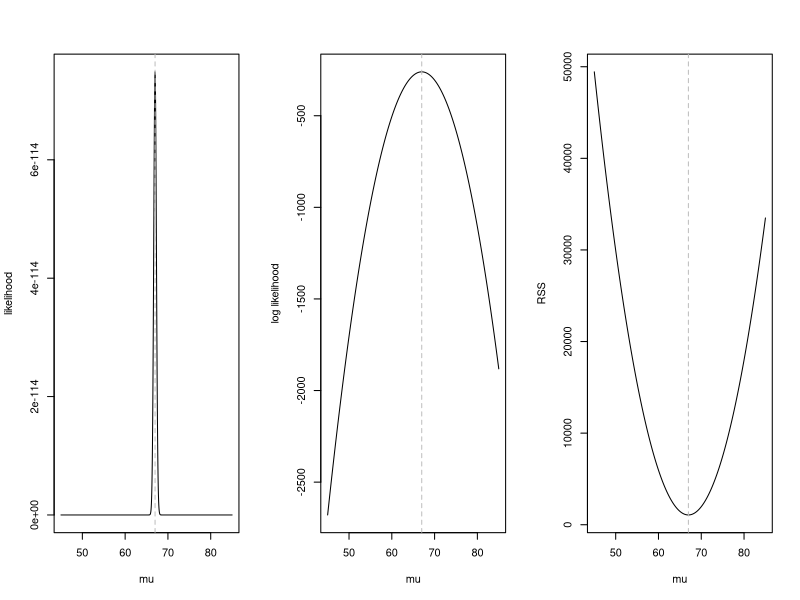
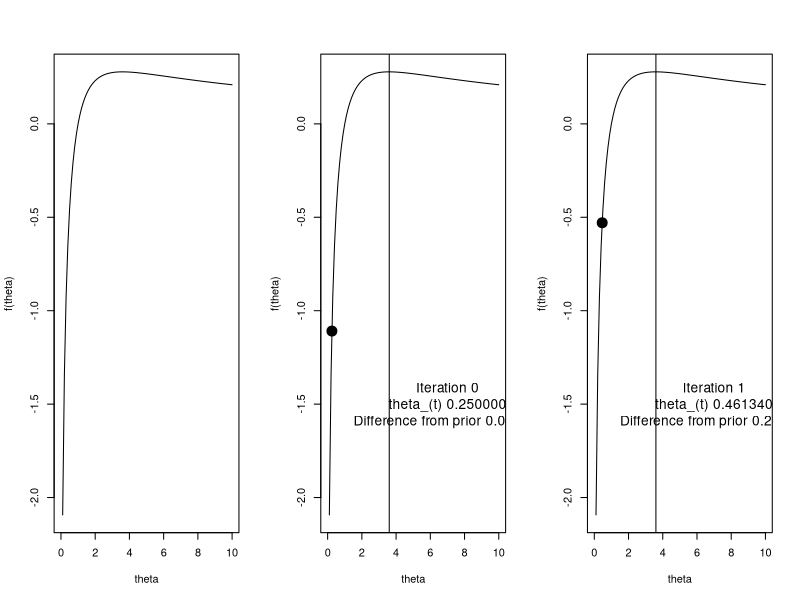
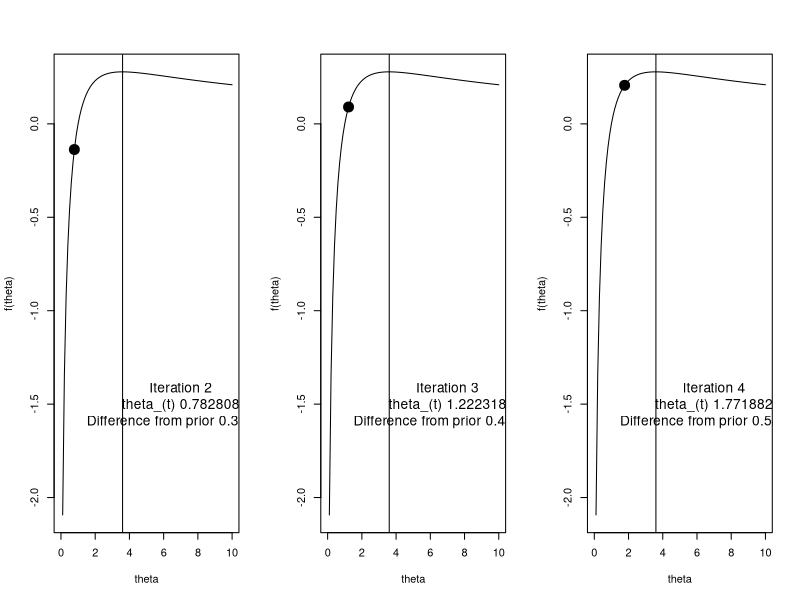
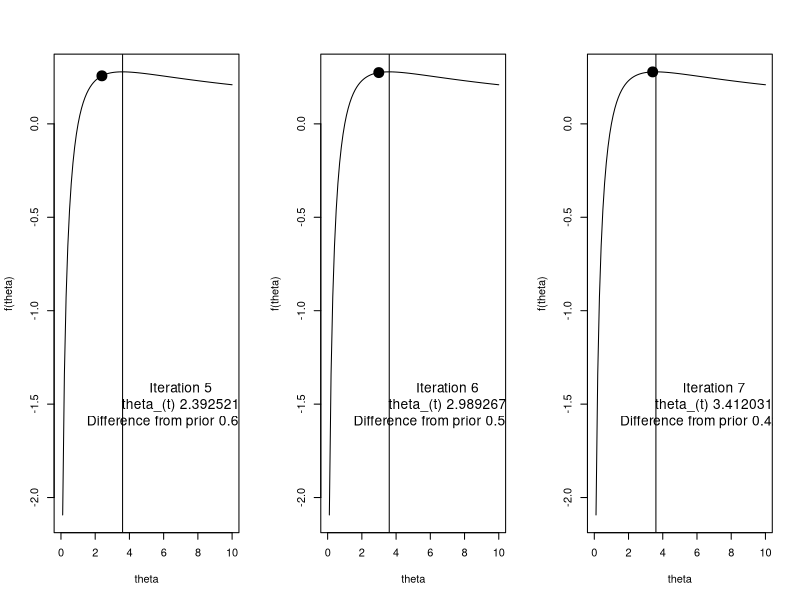
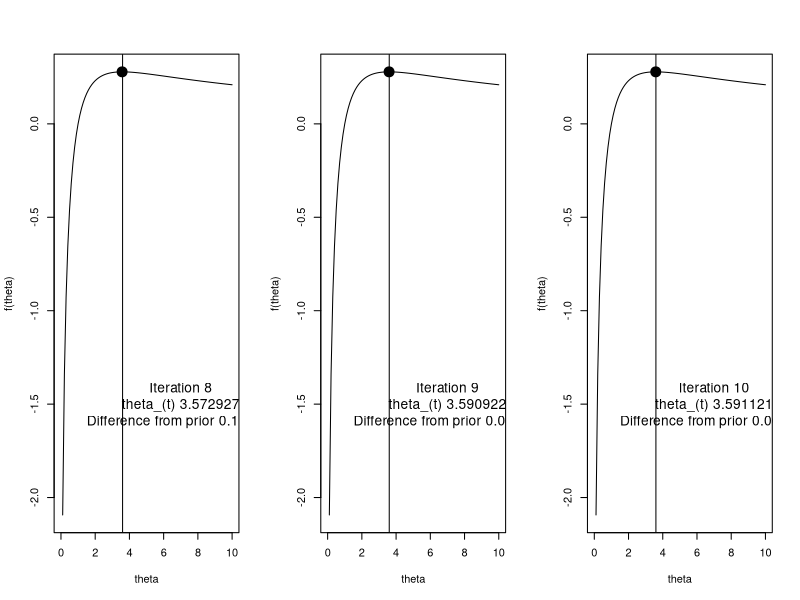
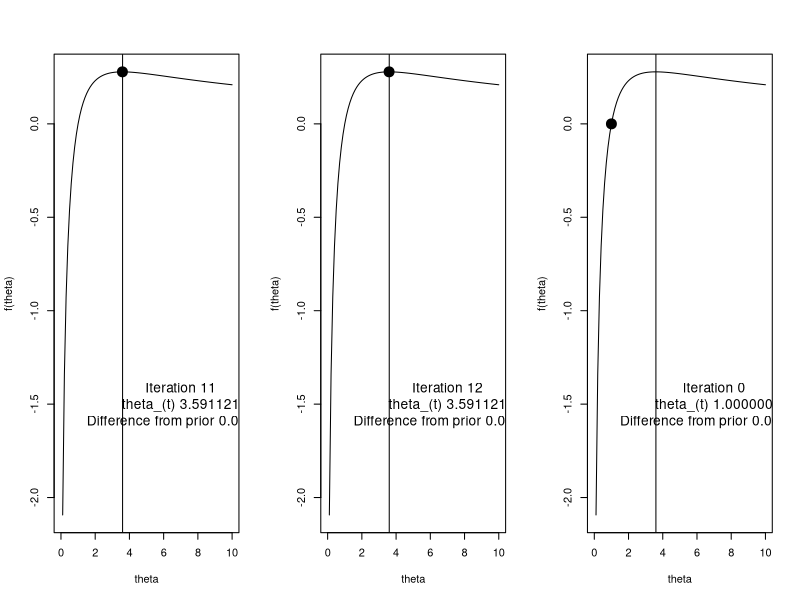
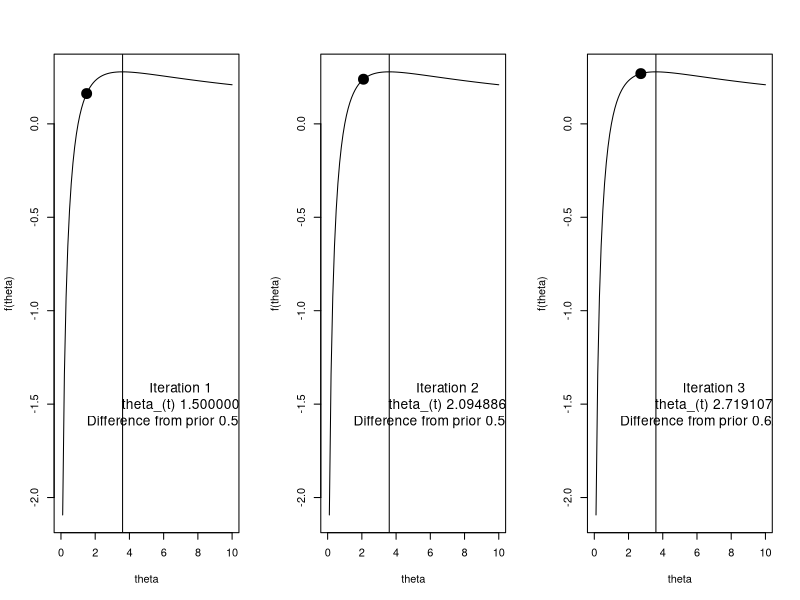
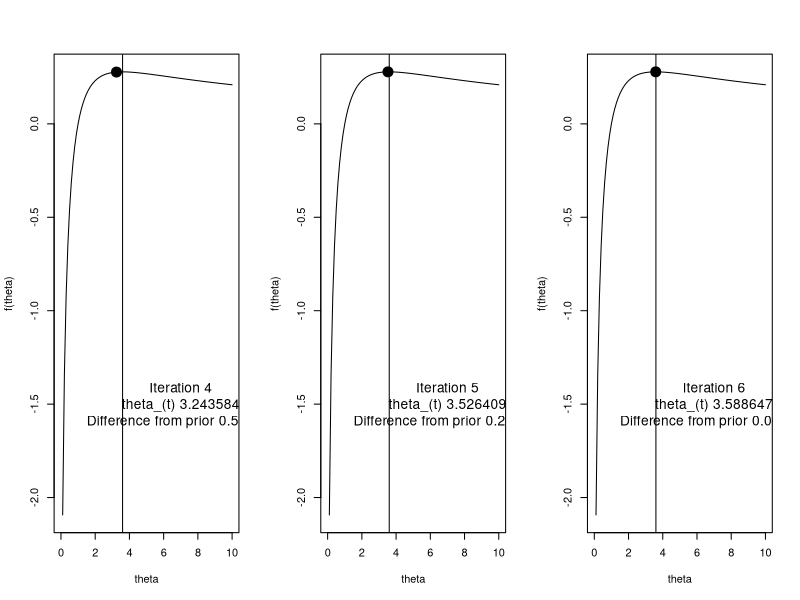

The R script that drew these images, in order:
## ---- chunk 1
knitr::opts_chunk$set(echo = TRUE)
## ---- chunk 2
## set simulation parameters
mu = 67
sigma2 = 10
n = 100

## generate random normally distributed samples
y = rnorm(n, mu, sd = sqrt(sigma2))

## print MLE of mu, mu_hat
cat("mean of y\n")
(mean(y))

## print estimate of mu in linear model framework (intercept only model)
cat("beta_hat from intercept only linear model\n")
print(lm(y ~ 1)$coef)

## ---- chunk 3
## returns a vector of likelihood values over a given range of mu values
## helps for plotting later
lik = function(mu, sigma2, y) {
  # create empty vector
  likelihood.vector = rep(NA, length(mu))
  
  # for each mu, calculate the likelihood value
  for (i in 1:length(likelihood.vector)) {
    likelihood.vector[i] = prod(dnorm(y, mu[i], sqrt(sigma2)))
  }
  
  # return vector of likelihood values spanning range of mu
  return(likelihood.vector)
}

## define the log-likelihood function with respect to mu
loglik = function(mu, sigma2, y) {
  # create empty vector
  log.likelihood.vector = rep(NA, length(mu))
  
  # calculate log likelihood
  for (i in 1:length(log.likelihood.vector)) {
    log.likelihood.vector[i] = sum(dnorm(y, mu[i], sqrt(sigma2), log = T))
  }
  
  return(log.likelihood.vector)
}

## define the residual sum of squares function with respect to mu
RSS = function(mu, sigma2, y) {
  # create empty vector
  RSS.vector = rep(NA, length(mu))
  
  # calculate log likelihood
  for (i in 1:length(RSS.vector)) {
    RSS.vector[i] = sum((y - mu[i]) ^ 2)
  }
  
  return(RSS.vector)
}


## ---- chunk 4
## range of mu to plot over
range = seq(45, 85,, 1000)

## arrange the two plots in 1 row, three columns
par(mfrow = c(1, 3))

## likelihood plot
plot(
  range,
  lik(mu = range, sigma2 = sigma2, y = y),
  type = "l",
  ylab = "likelihood",
  xlab = "mu"
)

# add vertical line at the mean of y
abline(v = mean(y), lty = 2, col = "grey")

## log likelihood plot
plot(
  range,
  loglik(mu = range, sigma2 = sigma2, y = y),
  type = "l",
  ylab = "log likelihood",
  xlab = "mu"
)

# vertical line at the mean of y
abline(v = mean(y), lty = 2, col = "grey")

## RSS plot
plot(
  range,
  RSS(mu = range, sigma2 = sigma2, y = y),
  type = "l",
  ylab = "RSS",
  xlab = "mu"
)

# vertical line at the mean of y
abline(v = mean(y), lty = 2, col = "grey") 
## ---- chunk 5
# define function
f1 = function(theta) {
  log(theta) / (1 + theta)
}

# make a plot with this function, where the x-axis ranges from 0 to 10
plot(
  f1,
  from = 0,
  to = 10,
  ylab = "f(theta)",
  xlab = "theta"
)
## ---- chunk 6
  th = 0.25
    i = h = 0
  plot(f1, from = 0, to = 10, ylab = "f(theta)", xlab = "theta")
  points(th, f1(th), pch = 19, cex = 2)
  abline(v = 3.6)
  text(x = 7, y = -1.5,labels = sprintf("Iteration %d\n theta_(t) %f \n Difference from prior %f", i, th, h), cex = 1.25)
  for(i in 1:12){
    h = ((th + 1)*(1+1/th - log(th)))/(3+4/th+1/th^2-2*log(th))
     th = th + h
     plot(f1, from = 0, to = 10, ylab = "f(theta)", xlab = "theta")
     points(th, f1(th), pch = 19, cex = 2)
     abline(v = 3.6)
     text(x = 7, y = -1.5,labels = sprintf("Iteration %d\n theta_(t) %f \n Difference from prior %f", i, th, h), cex = 1.25)
  }

## ---- chunk 7
  th = 1
    i = h = 0
  plot(f1, from = 0, to = 10, ylab = "f(theta)", xlab = "theta")
  points(th, f1(th), pch = 19, cex = 2)
  abline(v = 3.6)
  text(x = 7, y = -1.5,labels = sprintf("Iteration %d\n theta_(t) %f \n Difference from prior %f", i, th, h), cex = 1.25)
  for(i in 1:12){
    h = ((th + 1)*(1+1/th - log(th)))/(3+4/th+1/th^2-2*log(th))
     th = th + h
     plot(f1, from = 0, to = 10, ylab = "f(theta)", xlab = "theta")
     points(th, f1(th), pch = 19, cex = 2)
     abline(v = 3.6)
     text(x = 7, y = -1.5,labels = sprintf("Iteration %d\n theta_(t) %f \n Difference from prior %f", i, th, h), cex = 1.25)
  }
## ---- chunk 8
  th = 4
  i = h = 0
  plot(f1, from = 0, to = 10, ylab = "f(theta)", xlab = "theta")
  points(th, f1(th), pch = 19, cex = 2)
  abline(v = 3.6)
  text(x = 7, y = -1.5,labels = sprintf("Iteration %d\n theta_(t) %f \n Difference from prior %f", i, th, h), cex = 1.25)
     
  for(i in 1:12){
    h = ((th + 1)*(1+1/th - log(th)))/(3+4/th+1/th^2-2*log(th))
     th = th + h
     plot(f1, from = 0, to = 10, ylab = "f(theta)", xlab = "theta")
     points(th, f1(th), pch = 19, cex = 2)
     abline(v = 3.6)
     text(x = 7, y = -1.5,labels = sprintf("Iteration %d\n theta_(t) %f \n Difference from prior %f", i, th, h), cex = 1.25)
  }
## ---- chunk 9
  th = 8
    i = h = 0
  plot(f1, from = 0, to = 10, ylab = "f(theta)", xlab = "theta")
  points(th, f1(th), pch = 19, cex = 2)
  abline(v = 3.6)
  text(x = 7, y = -1.5,labels = sprintf("Iteration %d\n theta_(t) %f \n Difference from prior %f", i, th, h), cex = 1.25)
  for(i in 1:12){
    h = ((th + 1)*(1+1/th - log(th)))/(3+4/th+1/th^2-2*log(th))
     th = th + h
     plot(f1, from = 0, to = 10, ylab = "f(theta)", xlab = "theta")
     points(th, f1(th), pch = 19, cex = 2)
     abline(v = 3.6)
     text(x = 7, y = -1.5,labels = sprintf("Iteration %d\n theta_(t) %f \n Difference from prior %f", i, th, h), cex = 1.25)
  }
## ---- chunk 10
# generate 100 poisson(10) samples
set.seed(10)
n = 100
lambda = 10
y = rpois(n, lambda)
mean(y)

## ---- chunk 11
# loglikelihood function
logLik = function(lambda, y) {
  value = sum(dpois(y, lambda = lambda, log = T))
  return(value)
}

# lets write a function for the first derivative
d1 = function(lambda, y) {
  first = -length(y) + sum(y) / lambda
  return(first)
}

# now the second
d2 = function(lambda, y) {
  second = -sum(y) / lambda ^ 2
  return(second)
}
## ---- chunk 12
# now lets apply NR. First lets set the tolerance and choose a starting value
# the start
tol = 10^-4
lam = 0.1
maxit = 50
iter = 0
eps = Inf
start = Sys.time()
while (eps > tol & iter < maxit) {
  # save the previous value
  lam0 = lam
  
  # calculate h, the increment
  h = -d1(lambda = lam, y = y) / d2(lambda = lam, y = y)
  
  # update lambda
  lam = lam + h
  
  # update the log likelihood
  logL = logLik(lambda = lam, y = y)
  
  # calculate the diff in lambda, could also use the log likelihood if we wanted
  eps  = abs(lam - lam0)
  
  # update the iteration number
  iter = iter + 1
  if (iter == maxit)
    warning("Iteration limit reached without convergence")
  
  # print out info to keep track
  cat(sprintf("Iter: %d logL: %f lam: %f h: %f eps:%f\n", iter, logL, lam, h, eps))
}
end = Sys.time()
print(end - start)
## ---- chunk 13



tol = 10^-4
lam = 0.1
maxit = 50
iter = 0
eps = Inf

range = seq(0.001, 30, , 1000)
plot(
  range,
  sapply(range, logLik, y = y),
  ylab = "logLik(lambda)",
  xlab = "lambda",
  type = 'l'
)
points(lam0, logLik(lam0, y = y), pch = 19, cex = 2)
abline(v = mean(y))

while (eps > tol & iter < maxit) {
  # save the previous value
  lam0 = lam
  
  # calculate h, the increment
  h = -d1(lambda = lam, y = y) / d2(lambda = lam, y = y)
  
  # update lambda
  lam = lam + h
  
  # update the log likelihood
  logL = logLik(lambda = lam, y = y)
  
  # calculate the diff, could also use the log likelihood if we wanted
  eps  = abs(lam - lam0)
  
  # update the iteration number
  iter = iter + 1
  
  plot(
    range,
    sapply(range, logLik, y = y),
    ylab = "logLik(lambda)",
    xlab = "lambda",
    type = 'l'
  )
  points(lam, logLik(lam, y = y), pch = 19, cex = 2)
  abline(v = mean(y))
}
## ---- chunk 14
# now lets apply FS using same framework as before
# the start
tol = 10^-4
lam = 0.1
maxit = 50
iter = 0
eps = Inf

start = Sys.time()
while (eps > tol & iter < maxit) {
  # save the previous value
  lam0 = lam
  
  # calculate h, the increment
  h = -d1(lambda = lam, y = y) / (-n / lam)
  
  # update lambda
  lam = lam + h
  
  # lambda cant be less than or equal to 0, so put a check for this
  if (lam <= 0)
    stop("lambda leq 0")
  
  # update the log likelihood
  logL = logLik(lambda = lam, y = y)
  
  # calculate the diff, could also use the log likelihood if we wanted
  eps  = abs(lam - lam0)
  
  # update the iteration number
  iter = iter + 1
  if (iter == maxit)
    warning("Iteration limit reached without convergence")
  
  # print out info to keep track
  cat(sprintf("Iter: %d logL: %f lam: %f h: %f eps:%f\n", iter, logL, lam, h, eps))
}
end = Sys.time()
print(end - start)
## ---- chunk 15
# 100 samples
n = 100

# create X from two normally distributed predictors, assume intercept
x1 = rnorm(100)
x2 = rnorm(100)
X = model.matrix(~1+x1+x2)

# pick beta
beta = c(1, 1, 1)

# simulate samples
lambda = exp(X%*%beta) 
y = rpois(n, lambda)
## ---- chunk 16
data.matrix = cbind(log(y+1), x1, x2)
pairs(data.matrix)
## ---- chunk 17
# loglikelihood function
logLik.reg = function(beta, y, X){
  lambda_hat = exp(X%*%beta)
  value = sum(dpois(y, lambda = lambda_hat, log = T))
  return(value)
}

# lets write a function for the first derivative
d1.reg = function(beta, y, X){
  lambda_hat = exp(X %*% beta)
  r = y - lambda_hat
  first = matrix(0, ncol = 1, nrow = ncol(X))
  for(i in 1:length(y)) first =  first + r[i]*X[i,] # also can be done with colSums(sweep(X,MARGIN=2,r,`*`))
  return(first)
}

# now the second
d2.reg = function(beta, y, X){
  lambda_hat = exp(X %*% beta)
  second = 0 
  for(i in 1:length(y)) second =  second + -lambda_hat[i]*X[i,] %*% t(X[i,])
  return(second)
}
## ---- chunk 18
# the start
tol = 10^-4
beta = c(log(mean(y)),0,0) # multivariate now
maxit = 50
iter = 0
eps = Inf

# given this, the result below will be the same as NR
start = Sys.time()
while(eps > tol & iter < maxit){
  # save the previous value
  beta0 = beta
  
  # calculate h, the increment
  h = -solve(d2.reg(beta = beta, y = y, X = X)) %*% d1.reg(beta = beta, y = y, X = X)
  
  # update lambda
  beta = beta + h
  
  # update the log likelihood 
  logL = logLik(lambda = exp(X%*%beta), y= y)
  
  # calculate the euclidean distance, could also use the log likelihood if we wanted
  eps  = sqrt(sum((beta - beta0)^2))
  
  # update the iteration number
  iter = iter + 1
  if(iter == maxit) warning("Iteration limit reached without convergence")
  
  # print out info to keep track
  cat(sprintf("Iter: %d logL: %.2f beta0: %.3f beta1: %.3f beta2: %.3f eps:%f\n",iter, logL,beta[1],beta[2],beta[3],eps))
}
end = Sys.time()
print(end - start)
## ---- chunk 19
print(beta)
print(glm(y ~ X -1, family = poisson()))
## ---- chunk 20
# the start
tol = 10^-4
beta = c(log(mean(y)),0,0) # multivariate now
maxit = 50
iter = 0
eps = Inf

# given this, the result below will be the same as NR
start = Sys.time()
while(eps > tol & iter < maxit){
  # save the previous value
  beta0 = beta
  
  # set up  values
    # eta
    eta_t = X %*% beta0
    
    # e
    e = exp(-eta_t)*(y - exp(eta_t))
    
    # weight vector used in next step
    w = exp(eta_t)
    
    # diagonal weight matrix
    W = diag(as.vector(w))
    
    # z
    z = eta_t + e 
  
  # solve for beta(t+1)
  beta = solve(t(X) %*% W %*% X)%*% t(X)%*%W %*% z
  
  # update the log likelihood 
  eta_t1 = X%*%beta
  logL = logLik(lambda = exp(eta_t1), y= y)
  
  # calculate the euclidean distance, could also use the log likelihood if we wanted
  eps  = sqrt(sum((beta - beta0)^2))
  
  # update the iteration number
  iter = iter + 1
  if(iter == maxit) warning("Iteration limit reached without convergence")
  
  # print out info to keep track
  cat(sprintf("Iter: %d logL: %.2f beta0: %.3f beta1: %.3f beta2: %.3f eps:%f\n",iter, logL,beta[1],beta[2],beta[3],eps))
}
end = Sys.time()
print(beta)
print(end - start)

## ---- chunk 21
# load the optimx library
library(optimx)
start = Sys.time()
fit = optimx(
  par = c(log(mean(y)),0,0), # initial values for the parameters. 
  fn = function(x, X, y){logLik.reg(beta = x,X = X, y= y)}, # log likelihood
  gr = function(x, X, y){d1.reg(beta = x,X = X, y= y)}, # gradient/1st derivative
  method = "BFGS",
  y = y,
  X = X,
  #itmax = maxit, # max number of iterations
  control = list(
              trace = 0, # higher number print more detailed output
              maximize = T, # default is to minimize
              abstol= tol
              # parscale = vector of scaling values to correct for scale differencs in parameters.  Should be the same length as the num of parameters
              )
)
end = Sys.time()
print(end - start)
print(fit)  
## ---- chunk 22
# the start
tol = 10^-6
beta = c(log(mean(y)),0,0) # multivariate now
maxit = 10000
iter = 0
alpha = 0.0001
eps = Inf

# given this, the result below will be the same as NR
start = Sys.time()
while(eps > tol & iter < maxit){
  # save the previous value
  beta0 = beta
  
  # calculate h, the increment
  h =  alpha*d1.reg(beta = beta, y = y, X = X)
  
  # update lambda
  beta = beta + h
  
  # update the log likelihood 
  logL = logLik(lambda = exp(X%*%beta), y= y)
  
  # calculate the euclidean distance, could also use the log likelihood if we wanted
  eps  = sqrt(sum((beta - beta0)^2))
  
  # update the iteration number
  iter = iter + 1
  if(iter == maxit) warning("Iteration limit reached without convergence")
  
  # print out info to keep track
  if(floor(iter/20) == ceiling(iter/20)) cat(sprintf("Iter: %d logL: %.2f beta0: %.3f beta1: %.3f beta2: %.3f eps:%f\n",iter, logL,beta[1],beta[2],beta[3],eps))
}
end = Sys.time()
print(end - start)
## ---- chunk 23
# the start
tol = 10^-9 # lowered threshold to ensure convergence
beta = c(log(mean(y)),0,0) # multivariate now
maxit = 100000 # increased iteration limit
iter = 0
alpha = 0.00001
subsample.size = 10
eps = 100000
epscount = 0
logL = rep(NA, maxit)

# given this, the result below will be the same as NR
start = Sys.time()
while(eps > tol & iter < maxit & epscount < 4){
  # save the previous value
  beta0 = beta
  
  # take subsample
  index = sample(1:n,size = subsample.size,replace = T)
  
  # calculate h, the increment
  h =  alpha*d1.reg(beta = beta, y = y[index], X = X[index,])
  
  # update lambda
  beta = beta + h
  
  # update the log likelihood 
  logL[iter] = logLik(lambda = exp(X%*%beta), y= y)
  
  # use relative change in logL from 1000 iterations prior
  # this is because randomness between single iterations large, smooths out
  if(iter > 1000) eps  = abs(logL[iter] -logL[iter-1000])/abs(logL[iter-1000])
  
  # we use this count to protect against randomly hitting the convergene limit early
  if(eps < tol) epscount = epscount+1
  
  # update the iteration number
  iter = iter + 1
  if(iter == maxit) warning("Iteration limit reached without convergence")
  
  # print out info to keep track
  if(floor(iter/1000) == ceiling(iter/1000)) cat(sprintf("Iter: %d logL: %.2f beta0: %.3f beta1: %.3f beta2: %.3f eps:%f\n",iter, logL[iter-1],beta[1],beta[2],beta[3],eps))
}
end = Sys.time()
print(end - start)
## ---- chunk 24
# load the optimx library
library(optimx)
start = Sys.time()
fit = optimx(
  par = c(log(mean(y)),0,0), # initial values for the parameters. 
  fn = function(x, X, y){logLik.reg(beta = x,X = X, y= y)}, # log likelihood
  method = "Nelder-Mead",
  y = y,
  X = X,
  #itmax = maxit, # max number of iterations
  control = list(
              trace = 0, # higher number print more detailed output
              maximize = T, # default is to minimize
              abstol= tol
              # parscale = vector of scaling values to correct for scale differencs in parameters.  Should be the same length as the num of parmaters
              )
)
end = Sys.time()
print(end - start)
print(fit)  
